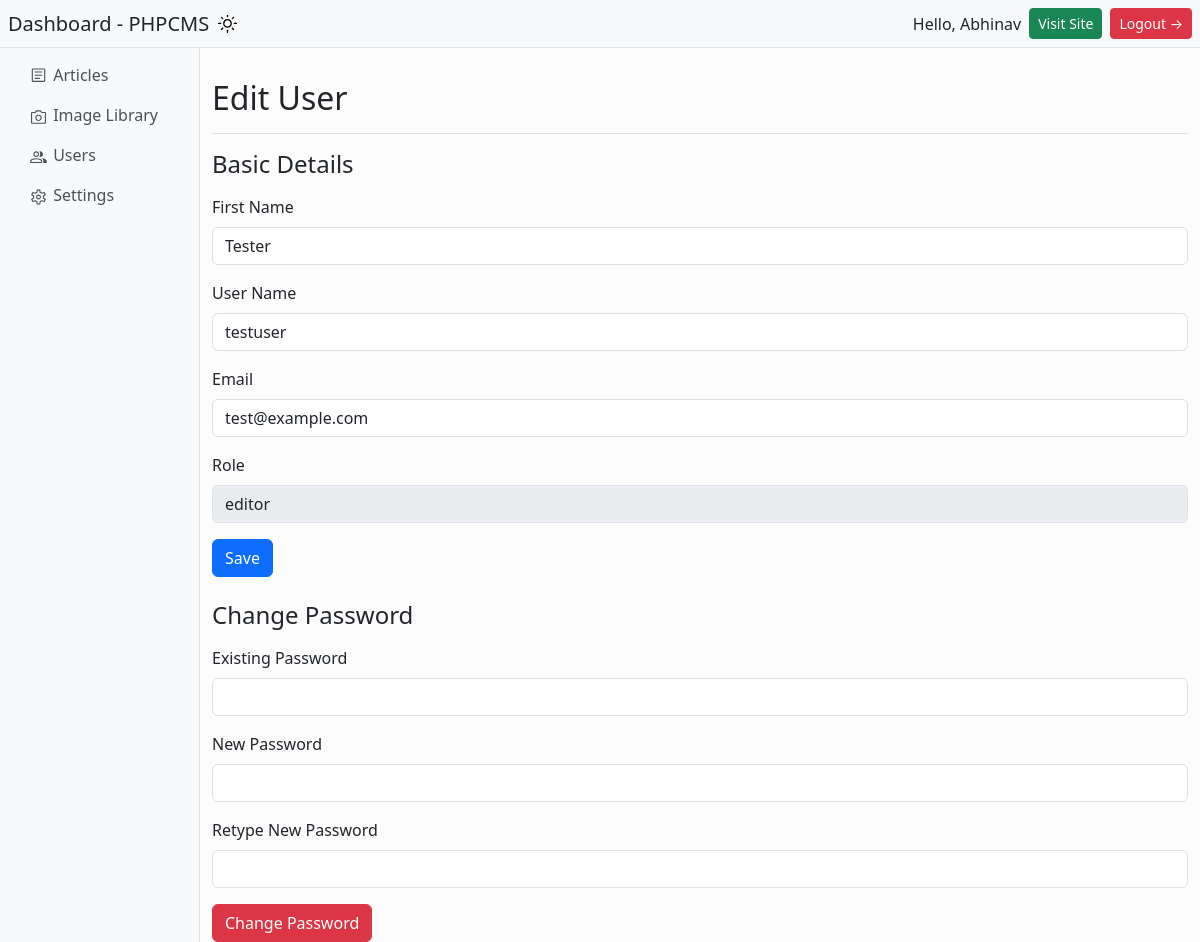
/app/public/admin/edit-user.php?id=2 (signed in), run on the app's committed database.
### tables this page shows
CREATE TABLE `users` (
  `id` int(11) NOT NULL AUTO_INCREMENT,
  `username` varchar(255) DEFAULT NULL,
  `password` varchar(255) DEFAULT NULL,
  `email` varchar(255) DEFAULT NULL,
  `first_name` varchar(255) DEFAULT NULL,
  `role` varchar(255) DEFAULT NULL,
  PRIMARY KEY (`id`)
);

### app/inc/userClass.php (called while the page is built, shortened)
<?php
class User {
    private $con;
    public function __construct(Database $database) {
        $this->database = $database;
        $this->con = $this->database->db_connect();
    }
    public function get_user_by_id($id) {
        try {
            $stmt = $this->con->prepare("SELECT * FROM users WHERE id = :id");
            $stmt->bindParam(":id", $id, PDO::PARAM_INT);
            $stmt->execute();
            $result = $stmt->fetch(PDO::FETCH_ASSOC);
            if(!empty($result)) {
                return ["status" => true, "result" => $result];
            }
            return ["status" => false, "result" => "Error fetching article"];
        }
        catch (PDOException $e) {
            return ["status" => false, "result" => $e->getMessage()];
        }
    }
}

### app/inc/databaseClass.php (called while the page is built, shortened)
<?php
class Database {
    private $hostname = "mysql";
    private $db_name = "phpcms";
    private $db_user = "abhinav";
    private $db_password = "password";
    public function db_connect() {
        $this->con = NULL;
        try {
            $this->con = new PDO("mysql:host=" . $this->hostname . ";dbname=" . $this->db_name, $this->db_user, $this->db_password);
        }
        catch (PDOException $e) {
            echo $e->getMessage();
        }
        return $this->con;
    }
}

### app/public/admin/edit-user.php (the view, shortened to what this page needs)
<?php
require_once '../../inc/databaseClass.php';
require_once '../../inc/userClass.php';
$database = new Database();
$user_obj = new User($database);
if(isset($_GET['id'])) {
    $id = (int)$_GET['id'];
    $get_user = $user_obj->get_user_by_id($id);
    if($get_user["status"]) {
        $user = $get_user["result"];
    }
    else {
        echo $get_user["result"];
        exit();
    }
}
?>
<div class="container-fluid text-left">
    <div class="row position-relative">
        <div class="editor-middle col-md-10 bg-light-subtle">
            <h1 class="fs-2 pb-3 pt-3 border-bottom mb-3">Edit User</h1>
            <h2 class="fs-4 pb-2">Basic Details</h2>
            <form action="" id="edit-user-form">
                <div class="mb-3">
                    <label for="first_name" class="form-label">First Name</label>
                    <input type="text" name="first_name" id="first_name" value="<?= $user['first_name'] ?>" class="form-control">
                </div>
                <div class="mb-3">
                    <label for="username" class="form-label">User Name</label>
                    <input type="text" name="username" id="username" value="<?= $user['username'] ?>" class="form-control">
                </div>
                <div class="mb-3">
                    <label for="email" class="form-label">Email</label>
                    <input type="email" name="email" id="email" value="<?= $user['email'] ?>" class="form-control">
                </div>
                <div class="mb-3">
                    <label for="role" class="form-label">Role</label>
                    <input type="text" name="role" id="role" value="<?= $user['role'] ?>" class="form-control" disabled>
                </div>
                <button type="submit" class="btn btn-primary">Save</button>
            </form>
            <h2 class="fs-4 pb-2 mt-4">Change Password</h2>
            <form action="" id="change-password-form">
                <div class="mb-3">
                    <label for="existing-password" class="form-label">Existing Password</label>
                    <input type="password" name="existing-password" id="existing-password" class="form-control">
                </div>
                <div class="mb-3">
                    <label for="new-password" class="form-label">New Password</label>
                    <input type="password" name="new-password" id="new-password" class="form-control">
                </div>
                <div class="mb-3">
                    <label for="retype-password" class="form-label">Retype New Password</label>
                    <input type="password" name="retype-password" id="retype-password" class="form-control">
                </div>
                <button type="submit" class="btn btn-danger">Change Password</button>
            </form>
        </div>
    </div>
</div>

### app/public/admin/assets/custom.css (style rules this page uses)
.sidebar, .editor-middle, .editor-sidebar { position: relative; top: 47px; }
.editor-middle { padding-top: 1rem; }

### data on the page
users: first_name "Tester", username "testuser", email "test@example.com", role "editor"

### other printed values
$_SESSION['first_name'] "Abhinav"
